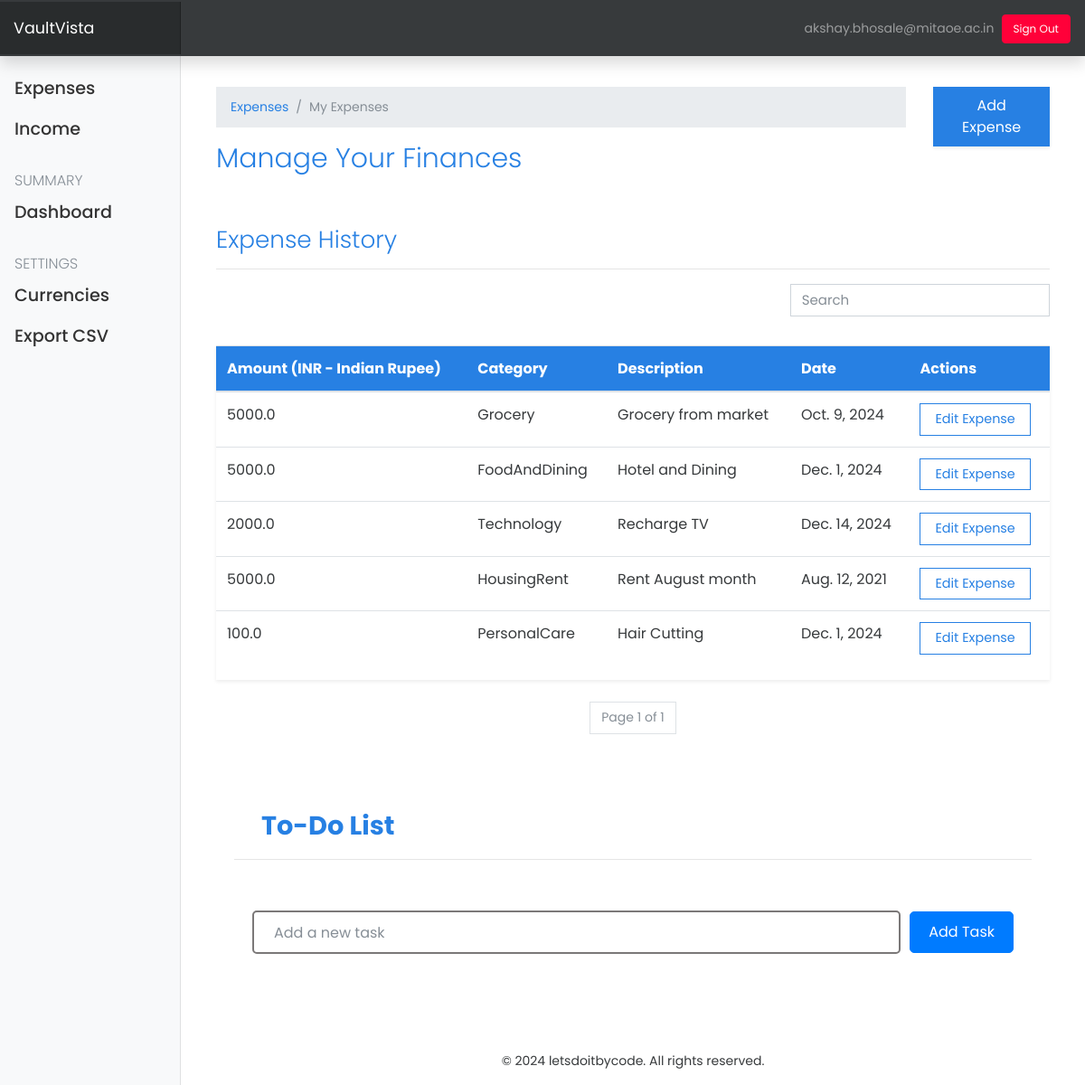
The app's page / (signed in) with its own data.
### userpreferences/models.py (models this page shows, shortened)
class UserPreference(models.Model):
    user = models.OneToOneField(to=User, on_delete=models.CASCADE)
    currency = models.CharField(max_length=255, blank=True, null=True)

### expenses/models.py (models this page shows, shortened)
class Expense(models.Model):
    amount = models.FloatField()
    date = models.DateField(default=now)
    description = models.TextField()
    owner = models.ForeignKey(to=User, on_delete=models.CASCADE)
    category = models.CharField(max_length=266)
    class Meta:
        ordering: ['-date']

### expenses/views.py (the view)
# urls.py: path('', views.index, name="expenses"),
@login_required(login_url='/authentication/login')
def index(request):
    categories = Category.objects.all()
    expenses = Expense.objects.filter(owner=request.user)
    paginator = Paginator(expenses, 5)
    page_number = request.GET.get('page')
    page_obj = Paginator.get_page(paginator, page_number)
    try:
        currency = UserPreference.objects.get(user=request.user).currency
    except UserPreference.DoesNotExist:
        currency = 'USD'  # or any default value you want to assign
    total_expenses = sum(expense.amount for expense in expenses)
    total_income = sum(income.amount for income in UserIncome.objects.filter(owner=request.user))
    total_savings = total_income - total_expenses
    context = {
        'expenses': expenses,
        'page_obj': page_obj,
        'currency': currency,
        'total_expenses': total_expenses,
        'total_income': total_income,
        'total_savings': total_savings,
    }
    return render(request, 'expenses/index.html', context)

### templates/expenses/index.html (shortened to what this page needs)
{% extends 'base.html' %}
{% load static %}
{% block content %}
 <link rel="stylesheet" href="{% static 'css/todo.css' %}">
<div class="container mt-5">
  <div class="row ">
    <div class="col-md-10">
      <nav aria-label="breadcrumb">
        <ol class="breadcrumb">
          <li class="breadcrumb-item"><a href="">Expenses</a></li>
          <li class="breadcrumb-item active" aria-current="page">My Expenses</li>
        </ol>
      </nav>
      <h2 class="text-primary">Manage Your Finances</h2>
    </div>
    <div class="col-md-2">
      <a href="{% url 'add-expenses' %}" class="btn btn-primary btn-lg shadow-sm"
      style="padding: 8px 16px; font-size: 1rem;">Add Expense</a>
    </div>
  </div>
<div class="row mt-5">
  <div class="col-md-12">
    <h3 class="text-primary">Expense History</h3>
    <hr>
    <div class="row mb-3">
      <div class="col-md-8"></div>
      <div class="col-md-4">
        <div class="form-group">
          <input type="text" class="form-control" id="searchField" placeholder="Search">
        </div>
      </div>
    </div>
    <div class="table-responsive shadow-sm app-table">
      <table class="table table-hover">
          <tr class="bg-primary text-white">
            <th>Amount ({{ currency }})</th>
            <th>Category</th>
            <th>Description</th>
            <th>Date</th>
            <th>Actions</th>
          </tr>
        <tbody>
          {% for expense in page_obj %}
          <tr>
            <td>{{ expense.amount }}</td>
            <td>{{ expense.category }}</td>
            <td>{{ expense.description }}</td>
            <td>{{ expense.date }}</td>
            <td>
              <a href="{% url 'expense-edit' expense.id %}" class="btn btn-outline-primary btn-sm"
              style="padding: 6px 16px; font-size: 0.9rem;">Edit Expense</a>
            </td>
          </tr>
          {% endfor %}
        </tbody>
      </table>
    </div>
    <nav aria-label="Page navigation" class="pagination-container">
      <ul class="pagination justify-content-center mt-4">
        <li class="page-item disabled">
          <span class="page-link">Page {{ page_obj.number }} of {{ page_obj.paginator.num_pages }}</span>
        </li>
      </ul>
    </nav>
  </div>
</div>
<div class="todo-list mt-5">
  <h3 class="text-primary">To-Do List</h3>
  <hr>
  <div class="card border-0">
    <div class="card-body">
      <div class="input-group">
        <input type="text" id="todoInput" class="form-control" placeholder="Add a new task">
        <button id="addTodoBtn" class="btn btn-primary">Add Task</button>
      </div>
    </div>
  </div>
</div>
<footer class="text-center mt-5 mb-3">
  <p>&copy; 2024 letsdoitbycode. All rights reserved.</p>
</footer>
{% endblock content %}

### templates/base.html (shortened to what this page needs)
{% load static %}
<html lang="en">
  <head>
    <link href="{% static 'css/bootstrap.min.css'%}" rel="stylesheet" />
    <link href="{% static 'css/main.css'%}" rel="stylesheet" />
     <link rel="stylesheet" href="https://cdnjs.cloudflare.com/ajax/libs/font-awesome/5.15.3/css/all.min.css">
    <link href="{% static 'css/dashboard.css' %}" rel="stylesheet" />
  </head>
  <body>
    <nav class="navbar navbar-dark fixed-top bg-dark flex-md-nowrap p-0 shadow">
      <a class="navbar-brand col-sm-3 col-md-2 mr-0 py-3" href="https://github.com" target="_blank" style="font-size: 1.1rem;">VaultVista</a>
      <ul
        class="navbar-nav px-3"
        style="display: flex; flex-direction: row; align-items: center;"
      >
        <li class="nav-item text-nowrap">
          <span class="nav-link" href="">
            {{request.user.email}}
          </span>
        </li>
        <li class="nav-item text-nowrap mt-3 ml-2">
          <form action="{% url 'logout' %}" method="POST">
            <input
              class="btn btn-danger btn-m text-white text-capitalize"
              type="submit"
              value="Sign out"
              style="border-radius: 4px; font-size: 12px; cursor: pointer;"
            />
          </form>
        </li>
      </ul>
    </nav>
    <div class="container-fluid">
      <div class="row">
        {% include 'partials/_sidebar.html' %}
        <main role="main" class="col-md-9 ml-sm-auto col-lg-10 px-4">
          {% block content %} {% endblock %}
        </main>
      </div>
    </div>
  </body>
</html>

### templates/partials/_sidebar.html (shortened to what this page needs)
{% load static %}
<nav class="col-md-2 d-none d-md-block bg-light sidebar">
  <div class="sidebar-sticky">
    <ul class="nav flex-column">
      <li class="nav-item">
        <a class="nav-link" href="{% url 'expenses' %}" style="font-size: 1.2rem; margin-top:20px;">
          Expenses
        </a>
      </li>
      <li class="nav-item">
        <a class="nav-link" href="{% url 'income' %}" style="font-size: 1.2rem;">
          Income
        </a>
      </li>
    </ul>
    <h6
      class="sidebar-heading d-flex justify-content-between align-items-center px-3 mt-4 mb-1 text-muted"
    >
      <span style="font-size: 1rem;">Summary</span>
    </h6>
    <ul class="nav flex-column mb-2">
      <li class="nav-item">
        <a class="nav-link" href="{% url 'stats'%}" style="font-size: 1.2rem;">
          Dashboard
        </a>
      </li>
    </ul>
    <h6
      class="sidebar-heading d-flex justify-content-between align-items-center px-3 mt-4 mb-1 text-muted"
    >
      <span style="font-size: 1rem;">Settings</span>
    </h6>
    <ul class="nav flex-column mb-2">
      <li class="nav-item">
        <a class="nav-link" href="{% url 'preferences' %}" style="font-size: 1.2rem;">
          Currencies
        </a>
      </li>
      <li class="nav-item">
        <a class="nav-link" href="#" style="font-size: 1.2rem;">
          Export CSV
        </a>
      </li>
    </ul>
  </div>
</nav>

### expenseswebsite/static/css/dashboard.css (style rules this page uses)
body { font-size: 0.875rem; }
.sidebar { position: fixed; top: 0; bottom: 0; left: 0; z-index: 100; padding: 48px 0 0; box-shadow: inset -1px 0 0 rgba(0, 0, 0, 0.1); }
.sidebar-sticky { position: relative; top: 0; height: calc(100vh - 48px); padding-top: 0.5rem; overflow-x: hidden; overflow-y: auto; }
.sidebar .nav-link { font-weight: 500; color: #333; }
.sidebar-heading { font-size: 0.75rem; text-transform: uppercase; }
[role="main"] { padding-top: 133px; }
@media (min-width: 768px) { [role="main"] { padding-top: 48px; } }
.navbar-brand { padding-top: 0.75rem; padding-bottom: 0.75rem; font-size: 1rem; background-color: rgba(0, 0, 0, 0.25); box-shadow: inset -1px 0 0 rgba(0, 0, 0, 0.25); }

### expenseswebsite/static/css/todo.css (style rules this page uses)
.todo-list { margin-top: 30px; padding: 20px; border-radius: 10px; width: 100%; margin-left: auto; margin-right: auto; }
.todo-list h3 { font-size: 1.8rem; font-weight: bold; color: #333; margin-bottom: 20px; text-align: left; margin-left: 30px; }
.todo-list hr { margin-bottom: 20px; }
.todo-list .input-group { display: flex; justify-content: space-between; align-items: center; margin-bottom: 20px; }
.todo-list .form-control { padding: 22px; border-radius:5px; border: 2px solid #7b7878; font-size: 1rem; width: 90%; transition: border-color 0.3s ease; }
.todo-list .btn-primary { padding: 10px 20px; background-color: #007bff; border-color: #007bff; color: white; border-radius: 5px; font-size: 1rem; cursor: pointer; transition: background-color 0.3s ease; margin-left: 10px; }

### records on screen
UserPreference: currency "INR - Indian Rupee"
Expense: amount "5000.0", category "Grocery", description "Grocery from market", date "Oct. 9, 2024"
Expense: amount "5000.0", category "FoodAndDining", description "Hotel and Dining", date "Dec. 1, 2024"
Expense: amount "2000.0", category "Technology", description "Recharge TV", date "Dec. 14, 2024"
Expense: amount "5000.0", category "HousingRent", description "Rent August month", date "Aug. 12, 2021"
Expense: amount "100.0", category "PersonalCare", description "Hair Cutting", date "Dec. 1, 2024"

### other values on screen
{{ request.user.email }} "akshay.bhosale@mitaoe.ac.in"
{{ page_obj.number }} "1"
{{ page_obj.paginator.num_pages }} "1"
